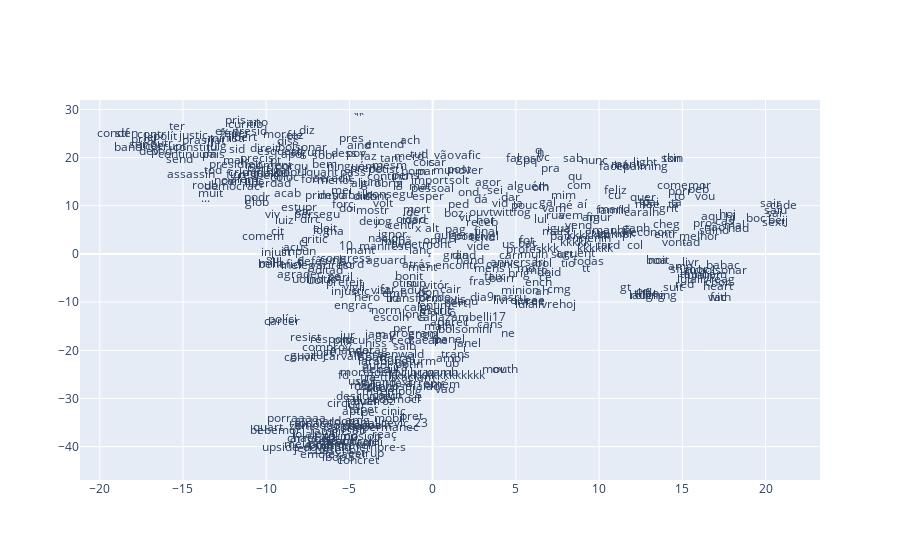

The notebook cell saved with this chart:
### Code cell
def reduce_dimensions(model):
    num_dimensions = 2  # final num dimensions (2D, 3D, etc)

    vectors = [] # positions in vector space
    labels = [] # keep track of words to label our data again later
    for i, word in enumerate(model.wv.vocab):
        if i == 500:
            break
        vectors.append(model.wv[word])
        labels.append(word)

    # convert both lists into numpy vectors for reduction
    vectors = np.asarray(vectors)
    labels = np.asarray(labels)

    # reduce using t-SNE
    vectors = np.asarray(vectors)
    tsne = TSNE(n_components=num_dimensions, random_state=0)
    vectors = tsne.fit_transform(vectors)

    x_vals = [v[0] for v in vectors]
    y_vals = [v[1] for v in vectors]
    return x_vals, y_vals, labels


x_vals, y_vals, labels = reduce_dimensions(model)

def plot_with_plotly(x_vals, y_vals, labels, plot_in_notebook=True):
    trace = go.Scatter(x=x_vals, y=y_vals, mode='text', text=labels)
    data = [trace]

    if plot_in_notebook:
        init_notebook_mode(connected=True)
        iplot(data, filename='word-embedding-plot')
    else:
        plot(data, filename='word-embedding-plot.html')


def plot_with_matplotlib(x_vals, y_vals, labels):    

    random.seed(0)

    plt.figure(figsize=(12, 12))
    plt.scatter(x_vals, y_vals)

    #
    # Label randomly subsampled 25 data points
    #
    indices = list(range(len(labels)))
    selected_indices = random.sample(indices, 25)
    for i in selected_indices:
        plt.annotate(labels[i], (x_vals[i], y_vals[i]))

try:
    get_ipython()
except Exception:
    plot_function = plot_with_matplotlib
else:
    plot_function = plot_with_plotly

plot_function(x_vals, y_vals, labels)

### Figure 1 — Plotly figure (JSON) as saved in the notebook; plotly's stock layout.template omitted (floating-point values rounded to 4 significant figures; data arrays with more than 128 entries replaced by an {"elided": "..."} marker saying what was removed)
{"data": [{"mode": "text", "text": {"elided": "500 str values"}, "type": "scatter", "x": {"elided": "500 float values"}, "y": {"elided": "500 float values"}}], "layout": {}}
